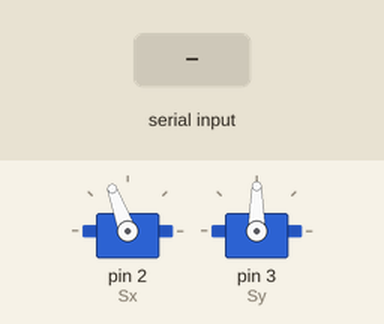
The sketch below on a simulated Arduino Uno, built with avr-gcc and run on an emulated ATmega328P. Parts: 2 × servo. The test bench sets the inputs (shaded band).

Above: at 1.2 s.
1.3 s: "1\n" received over Serial
At 4.2 s:
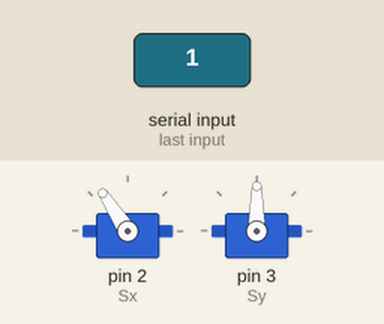
4.3 s: "90,45\n" received over Serial
At 4.9 s:
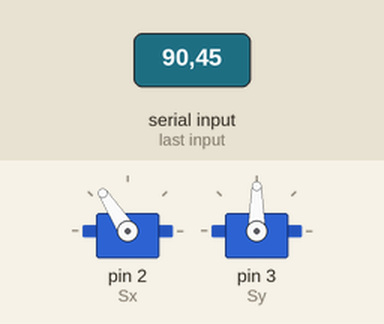
Timing chart, 0 to 7.3 s (numbered marks = the images above; inputs shaded):
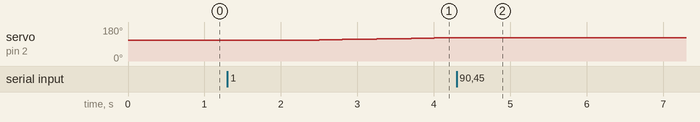

Measured:
- after the input at 1.3 s, servo on pin 2 (Sx): moves from 110° to 123° over 1.8 s, starting after 1.1 s
- after the input at 4.3 s, servo on pin 2 (Sx): stays 123° (without the input it goes to 124° after 0.00 s)

The sketch:

skatch.ino
```cpp
#include <Servo.h>

#define MAX_X  180
#define MIN_X 0

#define MAX_Y 180
#define MIN_Y 0
Servo Sx;
Servo Sy;
int x = 110, y = 90;
int command_x = 0, command_y =0;

void update(int x, int y){

  Sx.write(x);
  Sy.write(y);
}

void setup() {
  Serial.begin(9600);
  Sx.attach(2);
  Sy.attach(3);
  update(x, y);
}

void loop() {
  //принять команду
  while(Serial.available() > 0) {
    command_x = Serial.parseInt();
    command_y = Serial.parseInt();
  }
  //если commnad_x
  if (command_x == -1) {
      x--;
  } else if (command_x == 1) {
      x++;
  } else if (command_x == 0) {

  }

  //если commnad_x
  if (command_y == -1) {
      y++;
  } else if (command_y == 1) {
      y--;
  } else if (command_y == 0) {

  }

  update(x, y);
  delay(150);
}
```
